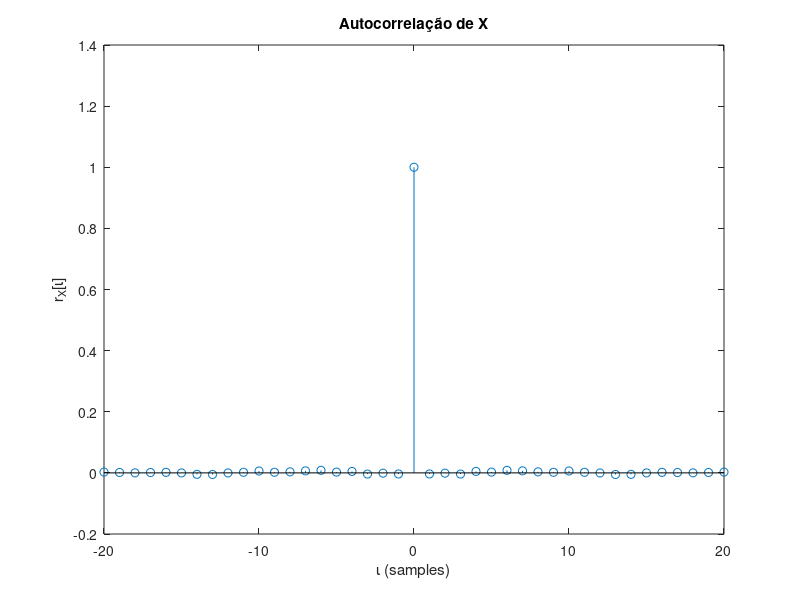
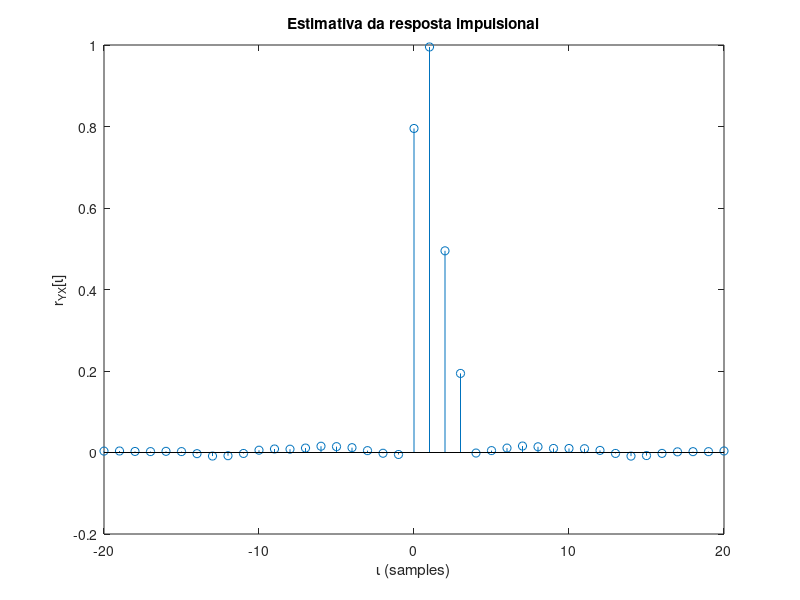

Write MATLAB code to recreate these figures, in order.
pkg load control;
pkg load signal;

N = 1E5;
maxlag = 20;
h = [0.8 1 0.5 0.2]; % our system impulse response
x = randn(N, 1);
sigma = sqrt(x.' * x);
x = x / sigma;

% to confirm that rx[l]=DELTA[l]
[rx, lag] = xcorr(x, maxlag);
stem(lag, rx)
xlabel('\iota (samples)');
ylabel('r_{X}[\iota]');
title("Autocorrelação de X");

figure(2)
y = conv(h, x);
[ryx, lag] = xcorr(y, x, maxlag);

stem(lag, ryx)
title("Estimativa da resposta impulsional");
xlabel('\iota (samples)');
ylabel('r_{YX}[\iota]');

% Note that in Matlab Eq. (2) is computed as y=conv(h,x);
% Note that in Matlab Eq. (1) is computed as: [ryx, lag]=xcorr(y,x, maxlag);
